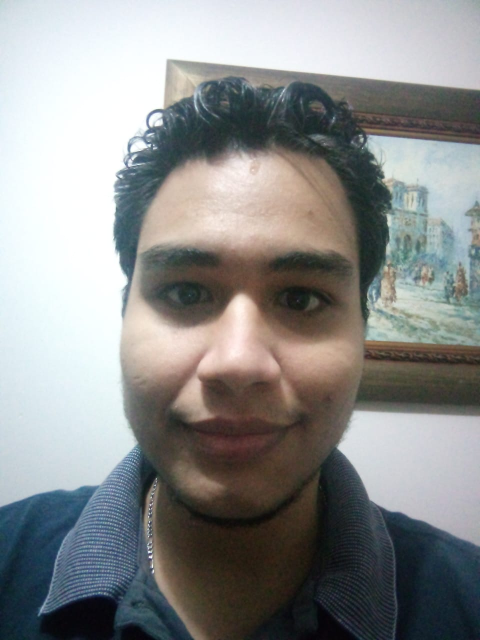
#> input picture reconocimiento_facial/imagenes y Videos de Prueba/1m2.jpeg, 960 x 1280 px, given in place of the camera (shown at 1/2 size)
$ python capturandoRostos.py
#> lines starting #> are read from the running program, lines starting #| are printed output that depends on the picture; after the words box and inside, x2 and y2 are one past the last pixel; in counts of white or black regions, pixels touching at a corner belong together
import cv2
import os
import imutils

personName='Jorge_Molina'
absolutepath = os.path.abspath(__file__)
fileDirectory = os.path.dirname(absolutepath)
parentDirectory = os.path.dirname(fileDirectory)
dataPath = os.path.join(parentDirectory, 'Data')
personPath = dataPath.replace('\\', '/') + '/' + personName
#print(personPath)
if not os.path.exists(personPath):
	print('Carpeta creada: ',personPath)
	os.makedirs(personPath)
#En tiempo real
cap = cv2.VideoCapture(0,cv2.CAP_DSHOW)
#Video grabado
#cap = cv2.VideoCapture('Jorge.mp4')

faceClassif = cv2.CascadeClassifier(cv2.data.haarcascades+'haarcascade_frontalface_default.xml')
#count = 0
count = 0

while True:

	ret, frame = cap.read()
#> frame is the input picture: shape (1280, 960, 3); mean B, G, R 141.2, 141.8, 140.3
	if ret == False: break
	frame =  imutils.resize(frame, width=640)
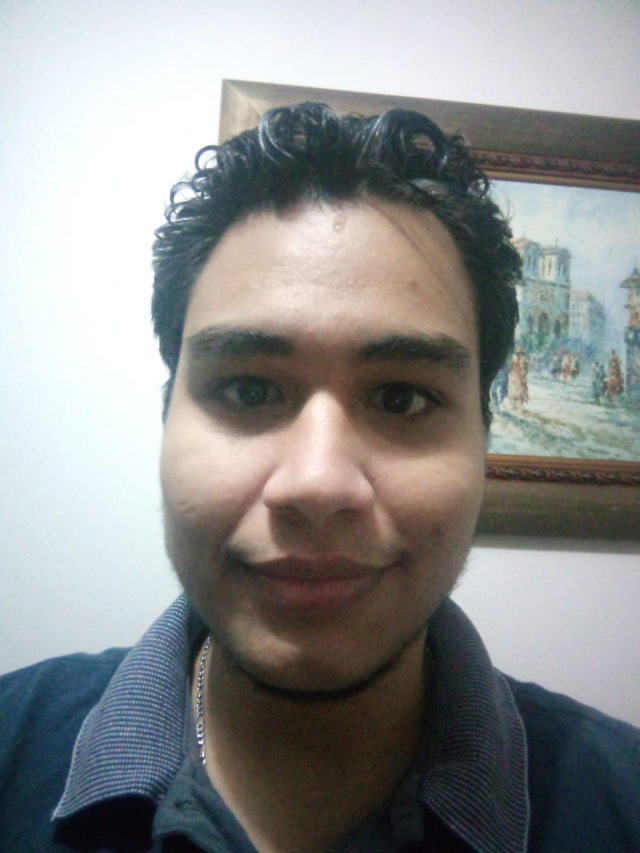
#> frame: shape (853, 640, 3); mean B, G, R 141.2, 141.8, 140.3
	gray = cv2.cvtColor(frame, cv2.COLOR_BGR2GRAY)
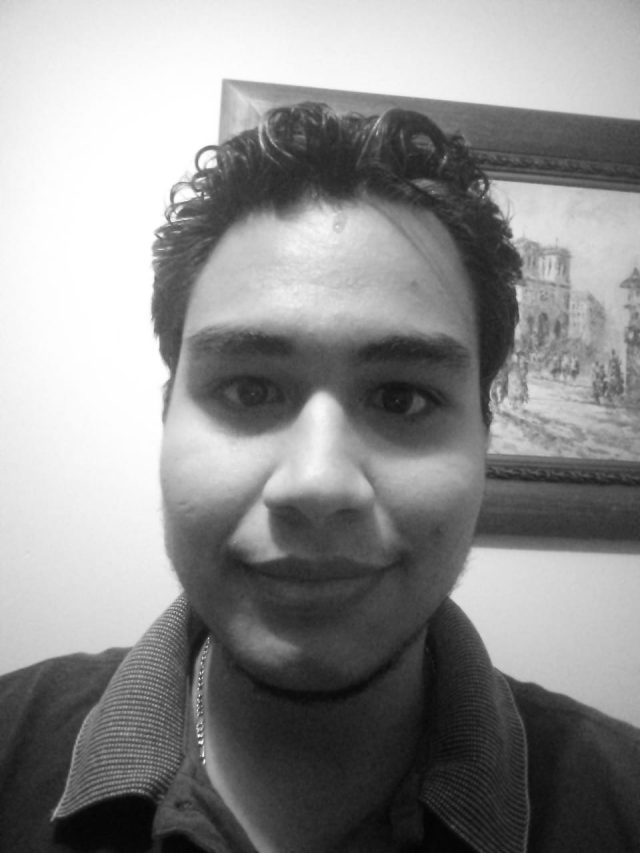
#> gray: shape (853, 640); min 3, max 255, mean 141.3
	auxFrame = frame.copy()

	faces = faceClassif.detectMultiScale(gray,1.3,5)
#> faces = [[73, 207, 485, 485]]

	for (x,y,w,h) in faces:
		cv2.rectangle(frame, (x,y),(x+w,y+h),(0,255,0),2)
		rostro = auxFrame[y:y+h,x:x+w]
		rostro = cv2.resize(rostro,(150,150),interpolation=cv2.INTER_CUBIC)
		cv2.imwrite(personPath + '/rotro_{}.jpg'.format(count),rostro)
		count = count + 1
#> this loop made 1 pass
#> (x, y, w, h, count) on pass 1: (73, 207, 485, 485, 1)
#> pass 1, `rostro = auxFrame[y:y+h,x:x+w]`:
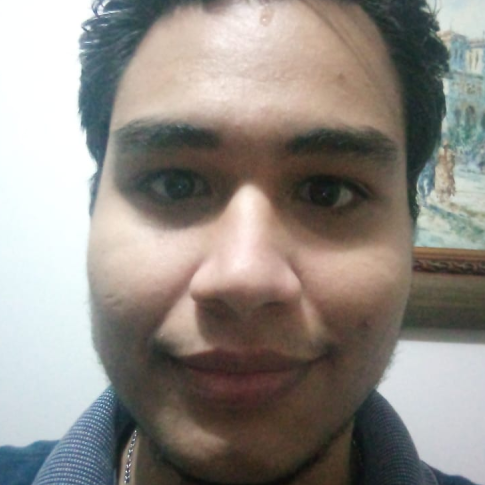
#> rostro: shape (485, 485, 3); mean B, G, R 133.6, 139.6, 145.2
#> after the loop:
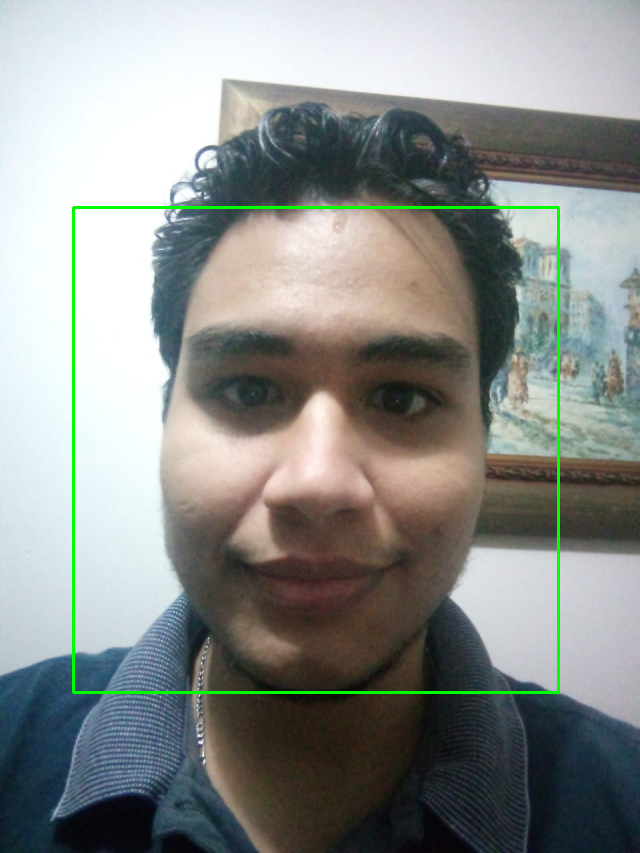
#> frame: shape (853, 640, 3); 1.07% of pixels changed, all inside (x1, y1, x2, y2) = (72, 206, 560, 694)
#> after the loop, count = 1
	cv2.imshow('frame',frame)

	k =  cv2.waitKey(1)
#> (key Esc is pressed here)
	if k == 1 or count >= 20:
		break

cap.release()
cv2.destroyAllWindows()

$ run again, on reconocimiento_facial/imagenes y Videos de Prueba/im1.jpeg
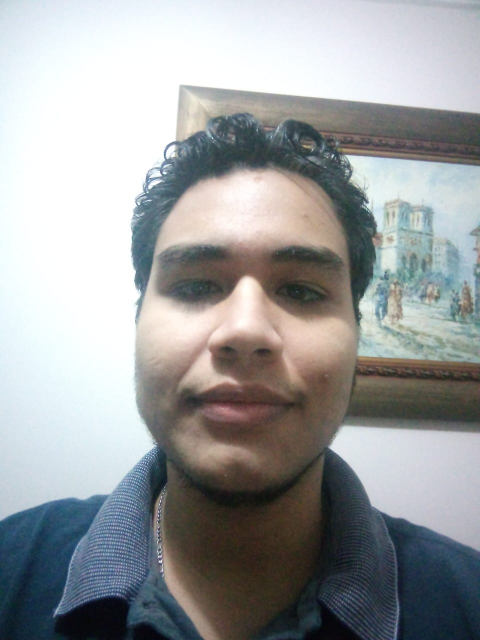
#> input picture reconocimiento_facial/imagenes y Videos de Prueba/im1.jpeg, 960 x 1280 px, given in place of the camera (shown at 1/2 size)
#> frame is the input picture: shape (1280, 960, 3); mean B, G, R 159.4, 158.3, 155.8
#> faces = [[127, 226, 392, 392]]
#> the loop `for (x,y,w,h) in faces:` made 1 pass
#> (x, y, w, h, count) on pass 1: (127, 226, 392, 392, 1)
#> pass 1, `rostro = auxFrame[y:y+h,x:x+w]`:
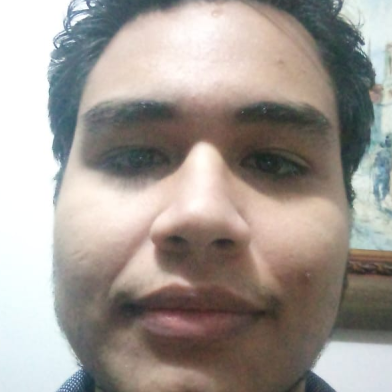
#> rostro: shape (392, 392, 3); mean B, G, R 148.2, 154.4, 162
#> after the loop `for (x,y,w,h) in faces:`:
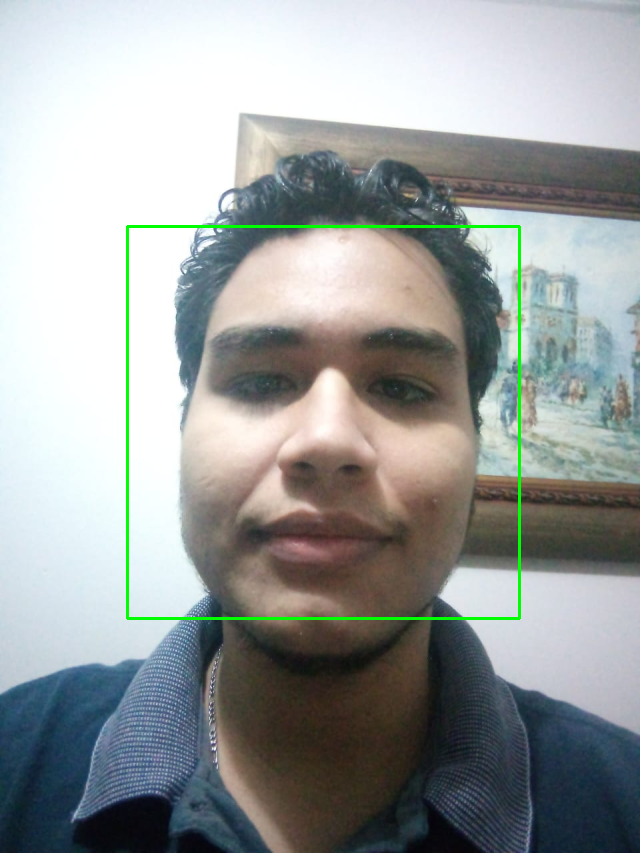
#> frame: shape (853, 640, 3); mean B, G, R 157.9, 158.9, 154.4
#> after the loop `for (x,y,w,h) in faces:`: count = 1

$ run again, on reconocimiento_facial/imagenes y Videos de Prueba/im3.jpeg
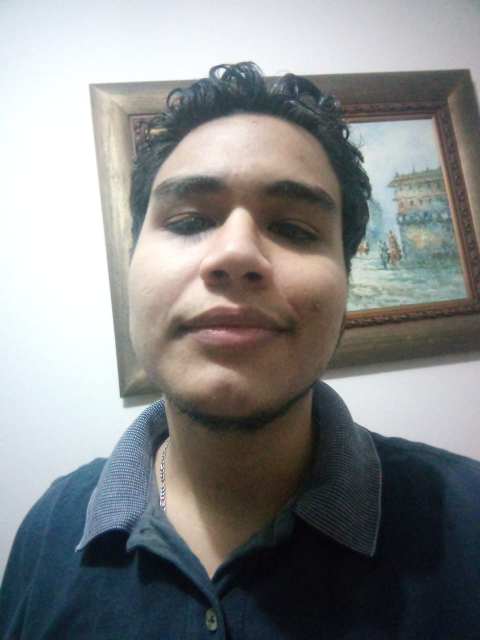
#> input picture reconocimiento_facial/imagenes y Videos de Prueba/im3.jpeg, 960 x 1280 px, given in place of the camera (shown at 1/2 size)
#> frame is the input picture: shape (1280, 960, 3); mean B, G, R 135.3, 135.2, 133.6
#> faces = [[113, 130, 404, 404]]
#> the loop `for (x,y,w,h) in faces:` made 1 pass
#> (x, y, w, h, count) on pass 1: (113, 130, 404, 404, 1)
#> pass 1, `rostro = auxFrame[y:y+h,x:x+w]`:
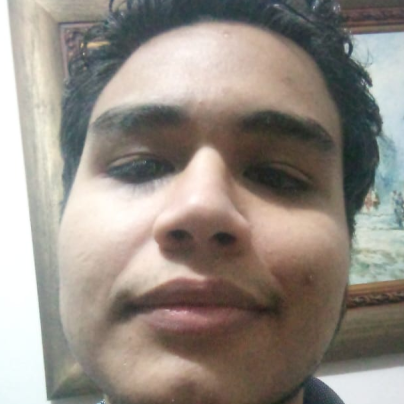
#> rostro: shape (404, 404, 3); mean B, G, R 132.1, 140.4, 148.7
#> after the loop `for (x,y,w,h) in faces:`:
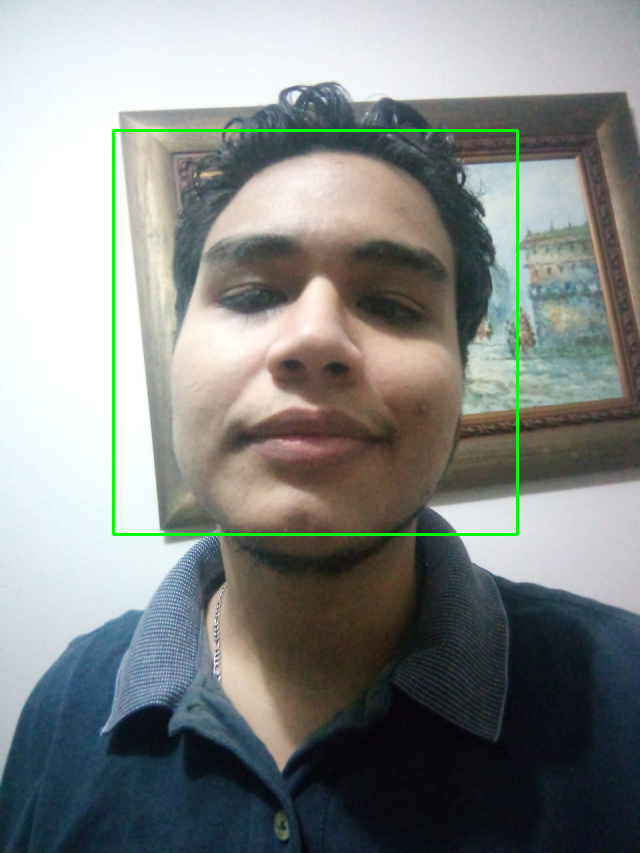
#> frame: shape (853, 640, 3); mean B, G, R 133.9, 136, 132.1
#> after the loop `for (x,y,w,h) in faces:`: count = 1
